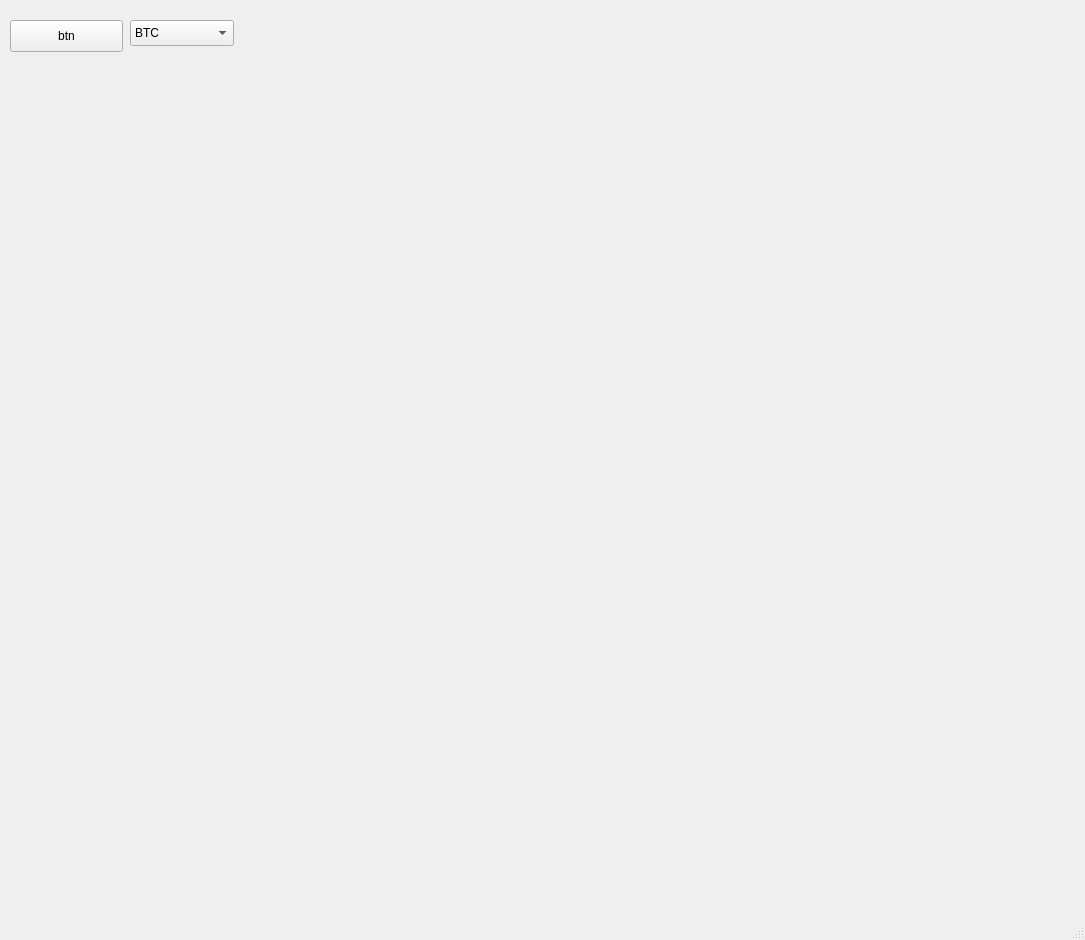
<?xml version="1.0" encoding="UTF-8"?>
<ui version="4.0">
 <class>MainWindow</class>
 <widget class="QMainWindow" name="MainWindow">
  <property name="geometry">
   <rect>
    <x>0</x>
    <y>0</y>
    <width>1085</width>
    <height>940</height>
   </rect>
  </property>
  <property name="windowTitle">
   <string>MainWindow</string>
  </property>
  <widget class="QWidget" name="centralwidget">
   <widget class="QPushButton" name="btn">
    <property name="geometry">
     <rect>
      <x>10</x>
      <y>20</y>
      <width>113</width>
      <height>32</height>
     </rect>
    </property>
    <property name="text">
     <string>btn</string>
    </property>
   </widget>
   <widget class="QComboBox" name="comboBox">
    <property name="geometry">
     <rect>
      <x>130</x>
      <y>20</y>
      <width>104</width>
      <height>26</height>
     </rect>
    </property>
    <item>
     <property name="text">
      <string>BTC</string>
     </property>
    </item>
    <item>
     <property name="text">
      <string>ETH</string>
     </property>
    </item>
    <item>
     <property name="text">
      <string>EOS</string>
     </property>
    </item>
   </widget>
   <widget class="QWidget" name="coin_graphs" native="true">
    <property name="geometry">
     <rect>
      <x>20</x>
      <y>60</y>
      <width>1031</width>
      <height>831</height>
     </rect>
    </property>
   </widget>
  </widget>
  <widget class="QMenuBar" name="menubar">
   <property name="geometry">
    <rect>
     <x>0</x>
     <y>0</y>
     <width>1085</width>
     <height>22</height>
    </rect>
   </property>
  </widget>
  <widget class="QStatusBar" name="statusbar"/>
 </widget>
 <resources/>
 <connections/>
</ui>
